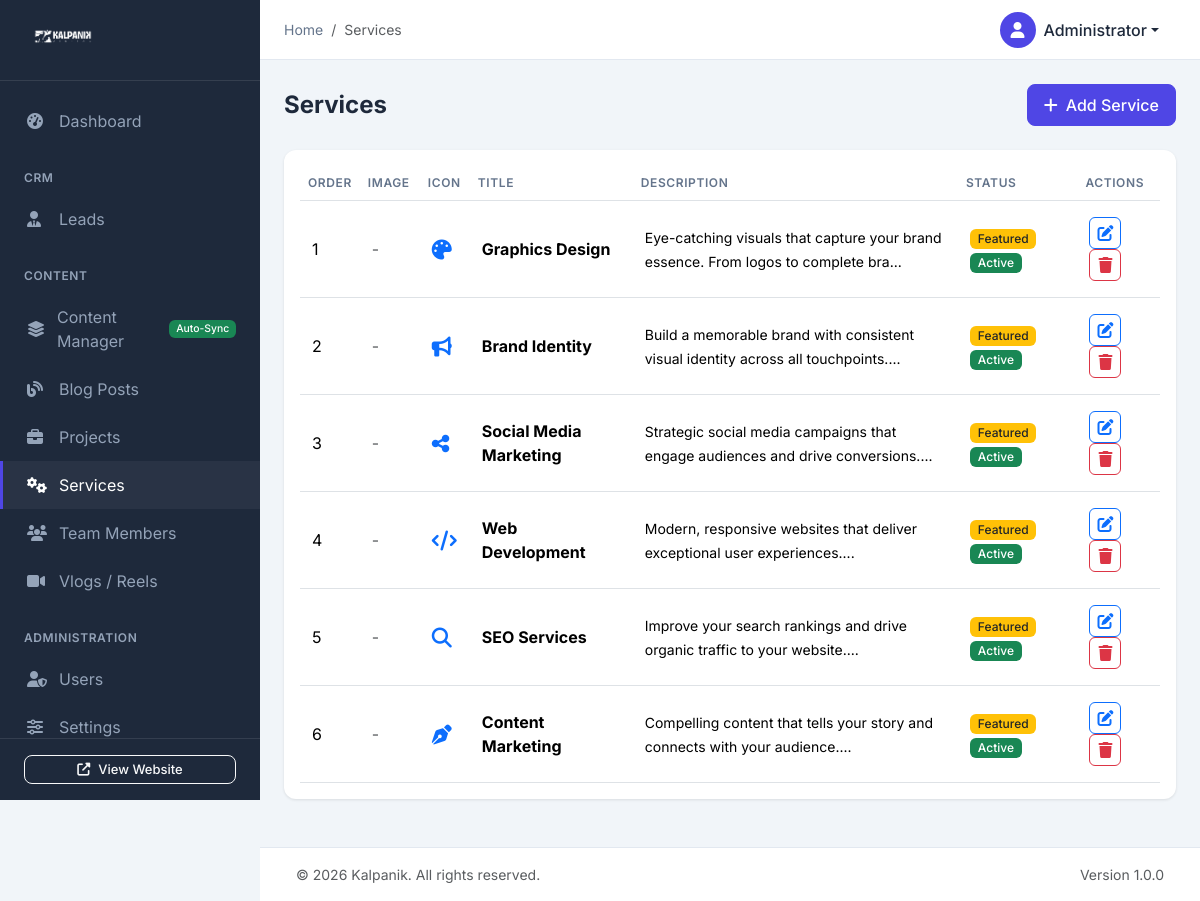
Screenshot of /admin/services.php (signed in) with the database file from the repository.
### tables this page shows
CREATE TABLE IF NOT EXISTS users (
    id INT AUTO_INCREMENT PRIMARY KEY,
    username VARCHAR(50) NOT NULL UNIQUE,
    email VARCHAR(100) NOT NULL UNIQUE,
    password VARCHAR(255) NOT NULL,
    full_name VARCHAR(100) NOT NULL,
    role ENUM('admin', 'editor', 'viewer') DEFAULT 'editor',
    avatar VARCHAR(255) DEFAULT NULL,
    is_active TINYINT(1) DEFAULT 1,
    last_login DATETIME DEFAULT NULL,
    created_at TIMESTAMP DEFAULT CURRENT_TIMESTAMP,
    updated_at TIMESTAMP DEFAULT CURRENT_TIMESTAMP ON UPDATE CURRENT_TIMESTAMP
);

CREATE TABLE IF NOT EXISTS services (
    id INT AUTO_INCREMENT PRIMARY KEY,
    title VARCHAR(100) NOT NULL,
    slug VARCHAR(100) NOT NULL UNIQUE,
    icon VARCHAR(50) DEFAULT NULL,
    short_description TEXT DEFAULT NULL,
    full_description LONGTEXT DEFAULT NULL,
    features JSON DEFAULT NULL,
    price_range VARCHAR(100) DEFAULT NULL,
    sort_order INT DEFAULT 0,
    is_featured TINYINT(1) DEFAULT 0,
    is_active TINYINT(1) DEFAULT 1,
    created_at TIMESTAMP DEFAULT CURRENT_TIMESTAMP,
    updated_at TIMESTAMP DEFAULT CURRENT_TIMESTAMP ON UPDATE CURRENT_TIMESTAMP
);

### admin/services.php (the view, shortened to what the rows shown need)
<?php
require_once __DIR__ . '/config/auth.php';
$action = $_GET['action'] ?? 'list';
$id = isset($_GET['id']) ? (int)$_GET['id'] : 0;
require_once __DIR__ . '/includes/header.php';
$icons = [
    'fa-palette' => 'Palette (Design)',
    'fa-bullhorn' => 'Bullhorn (Marketing)',
    'fa-share-nodes' => 'Share (Social)',
    'fa-code' => 'Code (Development)',
    'fa-magnifying-glass' => 'Search (SEO)',
    'fa-pen-nib' => 'Pen (Content)',
    'fa-photo-film' => 'Photo/Film',
    'fa-chart-line' => 'Chart (Analytics)',
    'fa-mobile-screen' => 'Mobile',
    'fa-laptop' => 'Laptop',
    'fa-globe' => 'Globe (Web)',
    'fa-envelope' => 'Envelope (Email)',
    'fa-video' => 'Video',
    'fa-camera' => 'Camera',
    'fa-lightbulb' => 'Lightbulb (Ideas)',
    'fa-print' => 'Print'
];
if ($action === 'add' || $action === 'edit') {
    $features_display = '';
    if (!empty($service['features'])) {
        $decoded = json_decode($service['features'], true);
        if (is_array($decoded)) {
            $features_display = implode("\n", $decoded);
        } else {
            $features_display = $service['features'];
        }
    }
    ?>
    <div class="page-header">
        <h1 class="page-title"><?php echo $action === 'add' ? 'Add New Service' : 'Edit Service'; ?></h1>
        <a href="<?php echo getAdminUrl('services.php'); ?>" class="btn btn-outline-secondary">
            <i class="fas fa-arrow-left me-2"></i>Back to List
        </a>
    </div>
    <form method="POST" action="services.php<?php echo $id ? '?id=' . $id : ''; ?>" enctype="multipart/form-data" class="needs-validation" novalidate>
        <input type="hidden" name="csrf_token" value="<?php echo generateCsrfToken(); ?>">
        <div class="row">
            <div class="col-lg-8">
                <div class="card">
                    <div class="card-body">
                        <div class="mb-3">
                            <label for="title" class="form-label">Service Title *</label>
                            <input type="text" class="form-control" id="title" name="title" required
                                   value="<?php echo htmlspecialchars($service['title'] ?? ''); ?>">
                        </div>
                        <div class="mb-3">
                            <label for="slug" class="form-label">Slug</label>
                            <input type="text" class="form-control" id="slug" name="slug"
                                   value="<?php echo htmlspecialchars($service['slug'] ?? ''); ?>">
                            <small class="text-muted">Leave empty to auto-generate from title.</small>
                        </div>
                        <div class="mb-3">
                            <label for="short_description" class="form-label">Short Description *</label>
                            <textarea class="form-control" id="short_description" name="short_description" rows="3" required><?php echo htmlspecialchars($service['short_description'] ?? ''); ?></textarea>
                            <small class="text-muted">Brief description shown on the services page.</small>
                        </div>
                        <div class="mb-3">
                            <label for="full_description" class="form-label">Full Description</label>
                            <textarea class="form-control tinymce-editor" id="full_description" name="full_description" rows="10"><?php echo htmlspecialchars($service['full_description'] ?? ''); ?></textarea>
                        </div>
                        <div class="mb-3">
                            <label for="features" class="form-label">Features</label>
                            <textarea class="form-control" id="features" name="features" rows="4" placeholder="Logo Design&#10;Business Cards&#10;Brochures & Flyers"><?php echo htmlspecialchars($features_display); ?></textarea>
                            <small class="text-muted">Enter one feature per line. These appear as a checklist on the services page.</small>
                        </div>
                    </div>
                </div>
            </div>
            <div class="col-lg-4">
                <div class="card">
                    <div class="card-header">
                        <h5 class="card-title">Service Settings</h5>
                    </div>
                    <div class="card-body">
                        <div class="mb-3">
                            <div class="form-check mb-2">
                                <input class="form-check-input" type="checkbox" id="is_active" name="is_active"
                                       <?php echo ($service['is_active'] ?? 1) ? 'checked' : ''; ?>>
                                <label class="form-check-label" for="is_active">Active</label>
                            </div>
                            <div class="form-check">
                                <input class="form-check-input" type="checkbox" id="is_featured" name="is_featured"
                                       <?php echo ($service['is_featured'] ?? 0) ? 'checked' : ''; ?>>
                                <label class="form-check-label" for="is_featured">Featured (shown on homepage)</label>
                            </div>
                        </div>
                        <div class="mb-3">
                            <label for="icon" class="form-label">Icon</label>
                            <select class="form-select" id="icon" name="icon">
                                <option value="">Select Icon</option>
                                <?php foreach ($icons as $iconClass => $iconLabel): ?>
                                <option value="<?php echo $iconClass; ?>" <?php echo ($service['icon'] ?? '') === $iconClass ? 'selected' : ''; ?>>
                                    <?php echo $iconLabel; ?>
                                </option>
                                <?php endforeach; ?>
                            </select>
                            <small class="text-muted">Font Awesome icon class.</small>
                        </div>
                        <div class="mb-3">
                            <label for="price_range" class="form-label">Price Range</label>
                            <input type="text" class="form-control" id="price_range" name="price_range"
                                   placeholder="e.g., ₹5,000 - ₹50,000"
                                   value="<?php echo htmlspecialchars($service['price_range'] ?? ''); ?>">
                        </div>
                        <div class="mb-3">
                            <label for="sort_order" class="form-label">Sort Order</label>
                            <input type="number" class="form-control" id="sort_order" name="sort_order"
                                   value="<?php echo (int)($service['sort_order'] ?? 0); ?>">
                            <small class="text-muted">Lower numbers appear first.</small>
                        </div>
                    </div>
                </div>
                <div class="card">
                    <div class="card-header">
                        <h5 class="card-title">Service Illustration</h5>
                    </div>
                    <div class="card-body">
                        <?php if (!empty($service['image'])): ?>
                        <div class="mb-3">
                            <img src="<?php echo getSiteUrl($service['image']); ?>"
                                 alt="Service Illustration" class="img-fluid rounded mb-2" style="max-height: 150px;">
                        </div>
                        <?php endif; ?>
                        <input type="file" class="form-control" id="service_image" name="service_image" accept="image/*">
                        <small class="text-muted"><strong>Size:</strong> 400×300px &nbsp;|&nbsp; <strong>Format:</strong> PNG, SVG (transparent bg) &nbsp;|&nbsp; <strong>Max:</strong> 1MB<br>This illustration appears on the homepage service cards.</small>
                    </div>
                </div>
                <div class="d-grid gap-2">
                    <button type="submit" name="save_service" class="btn btn-primary">
                        <i class="fas fa-save me-2"></i>Save Service
                    </button>
                    <a href="<?php echo getAdminUrl('services.php'); ?>" class="btn btn-outline-secondary">Cancel</a>
                </div>
            </div>
        </div>
    </form>
    <?php
} else {
    $stmt = $db->query("SELECT * FROM services ORDER BY sort_order ASC, created_at DESC");
    $services = $stmt->fetchAll();
    ?>
    <div class="page-header">
        <h1 class="page-title">Services</h1>
    </div>
    <div class="card">
        <div class="card-body">
            <?php if (empty($services)): ?>
            <div class="empty-state">
                <i class="fas fa-cogs"></i>
                <h5>No services found</h5>
                <p>Start by creating your first service.</p>
                <a href="<?php echo getAdminUrl('services.php?action=add'); ?>" class="btn btn-primary">
                    <i class="fas fa-plus me-2"></i>Add Service
                </a>
            </div>
            <?php else: ?>
            <div class="table-responsive">
                <table class="table table-hover">
                    <thead>
                        <tr>
                            <th style="width: 50px;">Order</th>
                            <th style="width: 60px;">Image</th>
                            <th style="width: 50px;">Icon</th>
                            <th>Title</th>
                            <th>Description</th>
                            <th>Status</th>
                            <th>Actions</th>
                        </tr>
                    </thead>
                    <tbody>
                        <?php foreach ($services as $service): ?>
                        <tr>
                            <td><?php echo $service['sort_order']; ?></td>
                            <td>
                                <?php if (!empty($service['image'])): ?>
                                <img src="<?php echo getSiteUrl($service['image']); ?>"
                                     alt="" class="image-preview" style="width: 50px; height: 40px; object-fit: contain;">
                                <?php else: ?>
                                <span class="text-muted">-</span>
                                <?php endif; ?>
                            </td>
                            <td>
                                <?php if ($service['icon']): ?>
                                <i class="fas <?php echo htmlspecialchars($service['icon']); ?> fa-lg text-primary"></i>
                                <?php else: ?>
                                <span class="text-muted">-</span>
                                <?php endif; ?>
                            </td>
                            <td><strong><?php echo htmlspecialchars($service['title']); ?></strong></td>
                            <td>
                                <small><?php echo htmlspecialchars(substr($service['short_description'], 0, 80)); ?>...</small>
                            </td>
                            <td>
                                <?php if ($service['is_featured']): ?>
                                <span class="badge bg-warning text-dark me-1">Featured</span>
                                <?php endif; ?>
                                <span class="badge bg-<?php echo $service['is_active'] ? 'success' : 'secondary'; ?>">
                                    <?php echo $service['is_active'] ? 'Active' : 'Inactive'; ?>
                                </span>
                            </td>
                            <td>
                                <a href="<?php echo getAdminUrl('services.php?action=edit&id=' . $service['id']); ?>"
                                   class="btn btn-action btn-outline-primary" title="Edit">
                                    <i class="fas fa-edit"></i>
                                </a>
                                <form method="POST" action="services.php?id=<?php echo $service['id']; ?>" class="d-inline">
                                    <button type="submit" name="delete_service" class="btn btn-action btn-outline-danger delete-btn" title="Delete">
                                        <i class="fas fa-trash"></i>
                                    </button>
                                </form>
                            </td>
                        </tr>
                        <?php endforeach; ?>
                    </tbody>
                </table>
            </div>
            <?php endif; ?>
        </div>
    </div>
    <?php
}
require_once __DIR__ . '/includes/footer.php';
?>

### admin/includes/header.php (shortened to what the rows shown need)
<?php
require_once __DIR__ . '/../config/auth.php';
$currentUser = getCurrentUser();
?>
<!DOCTYPE html>
<html lang="en">
<head>
    <link href="https://cdn.jsdelivr.net/npm/bootstrap@5.3.2/dist/css/bootstrap.min.css" rel="stylesheet">
    <link rel="stylesheet" href="https://cdnjs.cloudflare.com/ajax/libs/font-awesome/6.5.1/css/all.min.css">
    <link href="https://cdn.datatables.net/1.13.7/css/dataTables.bootstrap5.min.css" rel="stylesheet">
    <link rel="stylesheet" href="<?php echo getAdminUrl('assets/css/admin.css'); ?>">
</head>
<body>
    <div class="main-content" id="mainContent">
        <nav class="topbar">
            <div class="topbar-right">
                <div class="dropdown">
                    <button class="btn btn-link dropdown-toggle user-dropdown" type="button" data-bs-toggle="dropdown">
                        <div class="user-avatar">
                            <?php if ($currentUser['avatar']): ?>
                                <img src="<?php echo $currentUser['avatar']; ?>" alt="Avatar">
                            <?php else: ?>
                                <i class="fas fa-user"></i>
                            <?php endif; ?>
                        </div>
                        <span class="d-none d-md-inline"><?php echo htmlspecialchars($currentUser['full_name']); ?></span>
                    </button>
                </div>
            </div>
        </nav>
        <div class="content-wrapper">

### rows the page displays
users: full_name "Administrator"
services: sort_order "1", title "Graphics Design", short_description "Eye-catching visuals that capture your brand essence. From logos to complete bra", is_featured "Featured", is_active "Active"
services: sort_order "2", title "Brand Identity", short_description "Build a memorable brand with consistent visual identity across all touchpoints.", is_featured "Featured", is_active "Active"
services: sort_order "3", title "Social Media Marketing", short_description "Strategic social media campaigns that engage audiences and drive conversions.", is_featured "Featured", is_active "Active"
services: sort_order "4", title "Web Development", short_description "Modern, responsive websites that deliver exceptional user experiences.", is_featured "Featured", is_active "Active"
services: sort_order "5", title "SEO Services", short_description "Improve your search rankings and drive organic traffic to your website.", is_featured "Featured", is_active "Active"
services: sort_order "6", title "Content Marketing", short_description "Compelling content that tells your story and connects with your audience.", is_featured "Featured", is_active "Active"

### other values shown
$page_title "Services"
